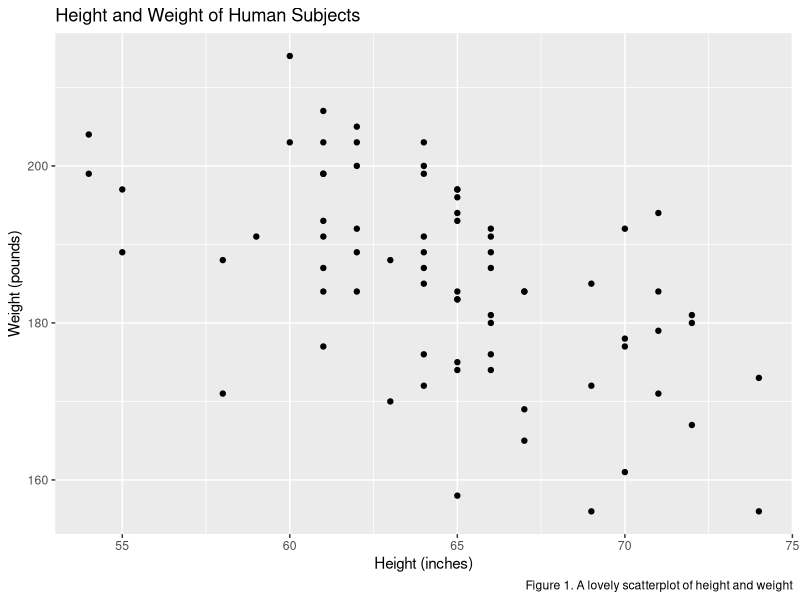
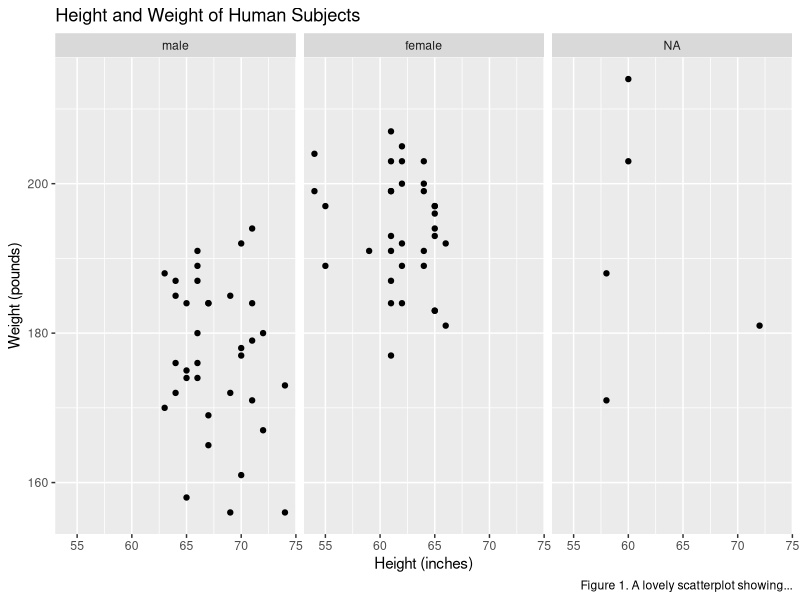
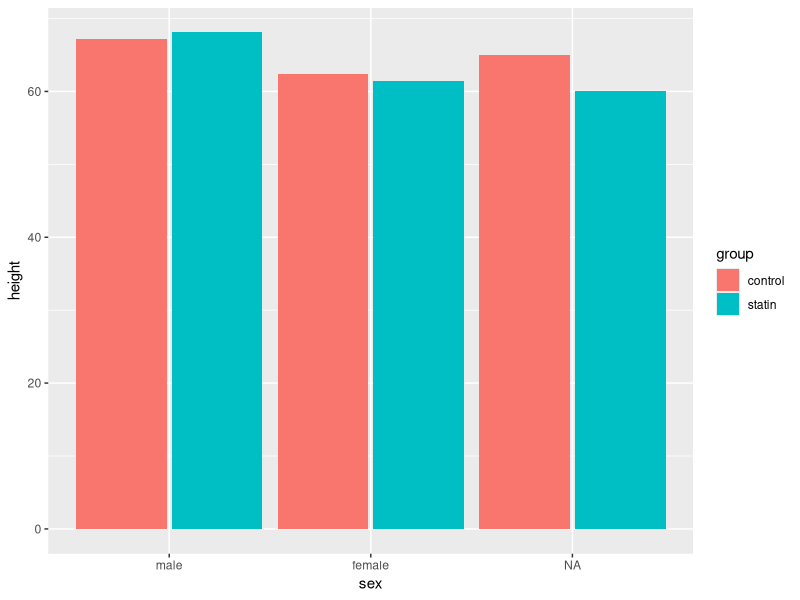
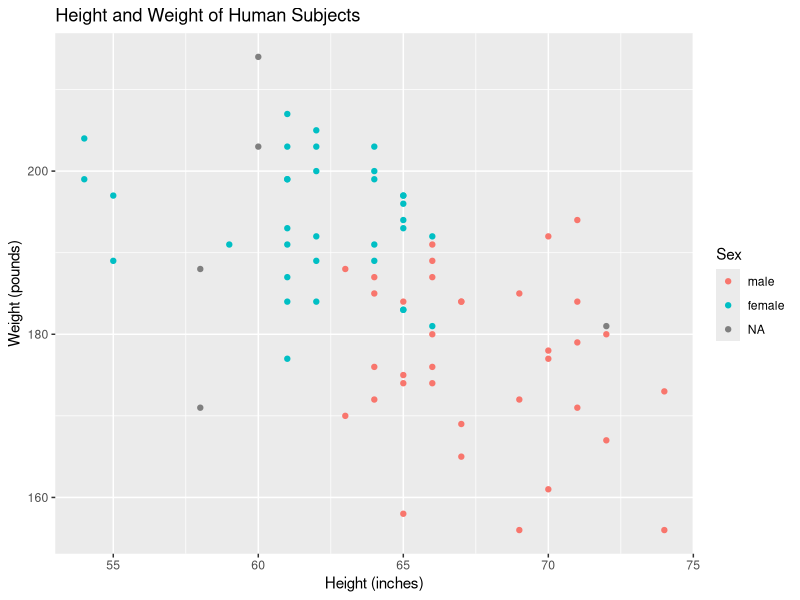
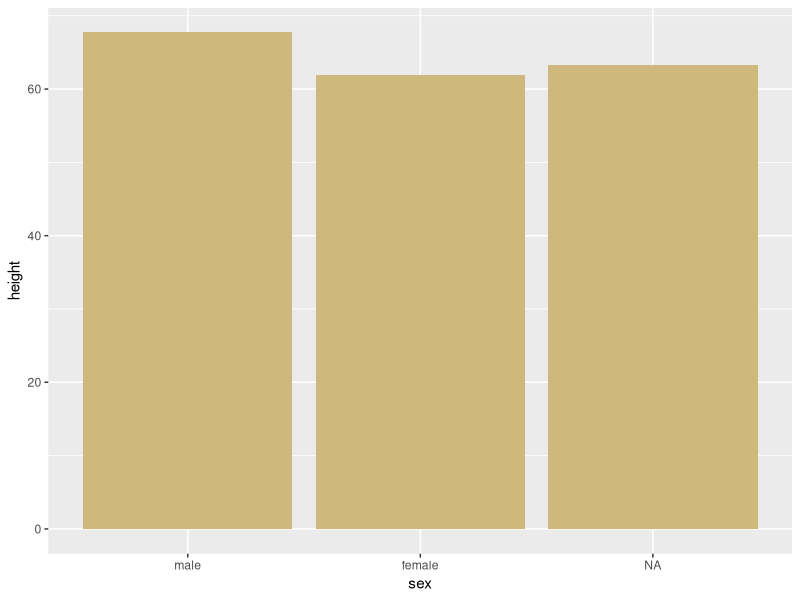
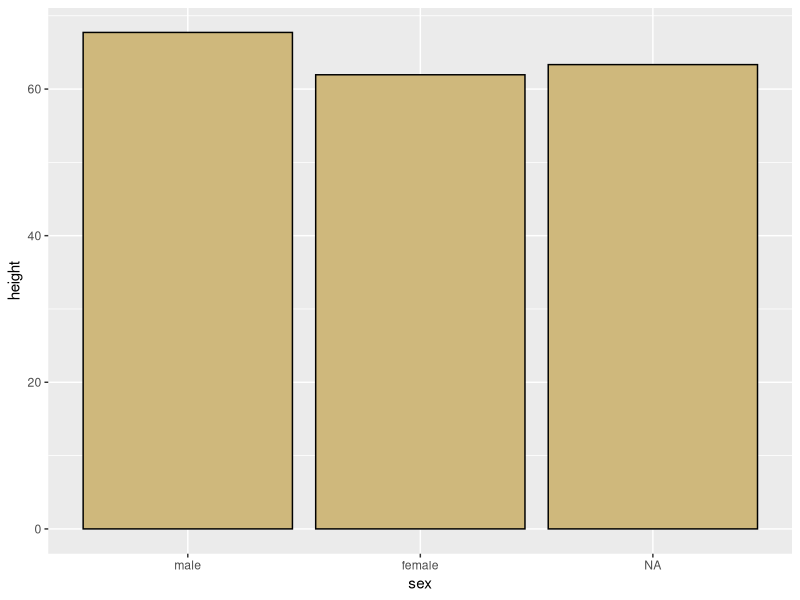
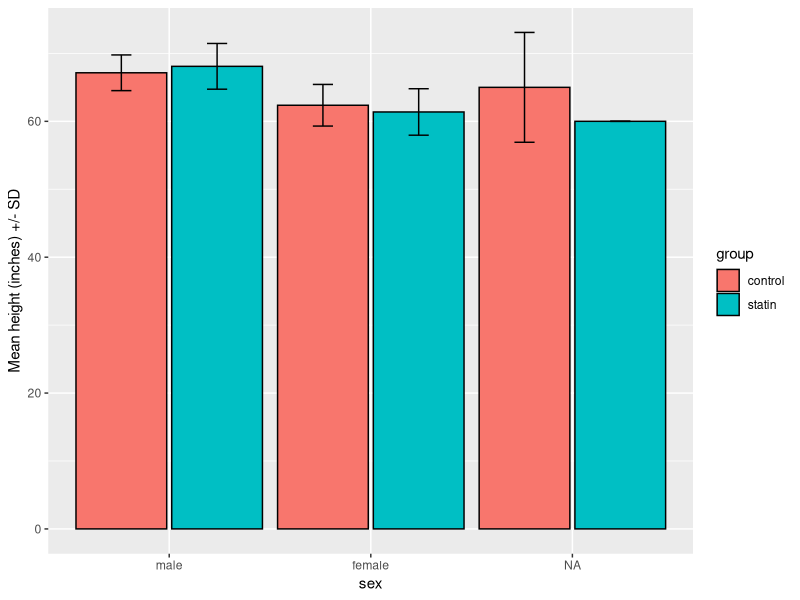
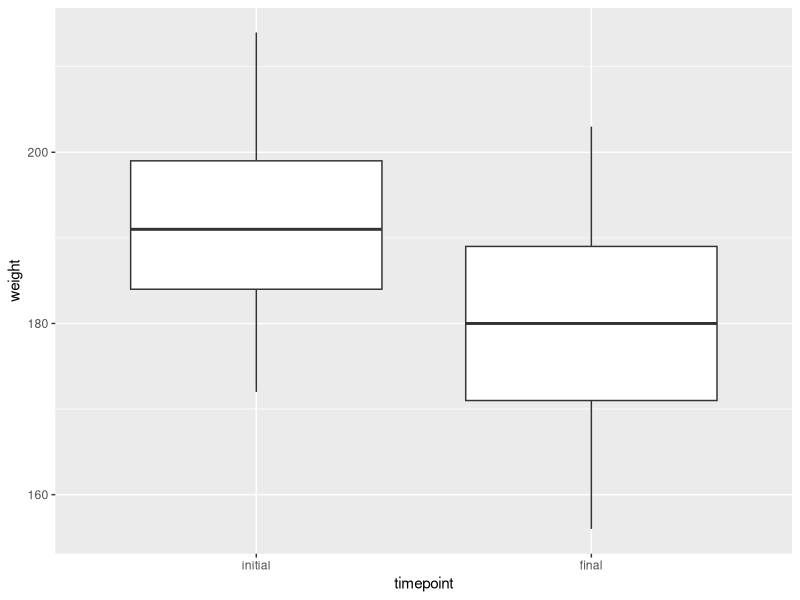

Write the R code that produced these figures, in order.
## ---- chunk 1
#| message: false
#| output: false
#| code-fold: true
library(tidyverse)
rm(list = ls())

tb_chol <- read_csv(file = "data/processed_cholesterol.csv",
                    col_types = 'fnffnffnnnnn')

tb_camp <- read_csv("data/CAMP_3280.csv") %>%
    
    mutate(ETHNIC = fct_recode(ETHNIC,
                               "black" = "b",
                               "white" = "w",
                               "hipanic/latino" = "h",
                               "other" = "o"),
           GENDER = as.factor(GENDER),
           GENDER = fct_recode(GENDER, "female" = "0", "male" = "1"))
## ---- chunk 2
tb_chol %>% 
    
    ggplot(aes(height, weight)) +
    
    geom_point() +
    
    labs(x="Height (inches)", 
         y="Weight (pounds)",
         title = "Height and Weight of Human Subjects",
         caption = "Figure 1. A lovely scatterplot of height and weight")
## ---- chunk 3
tb_chol %>% 
    
    ggplot(aes(height, weight)) +
    
    geom_point() +
    
    labs(x="Height (inches)", 
         y="Weight (pounds)",
         title = "Height and Weight of Human Subjects",
         caption = "Figure 1. A lovely scatterplot showing...") +
    
    facet_wrap(~sex)
## ---- chunk 4
tb_chol %>%
    
    ggplot(mapping = aes(x=sex, y=height, fill=group)) + 
    
    geom_bar(stat="summary",
             fun = mean,
             position = position_dodge(.95)) 
## ---- chunk 5
tb_chol %>%
    ggplot(mapping = aes(x=height, y=weight, color = sex)) + 
    geom_point() +
    labs(x="Height (inches)", 
         y="Weight (pounds)",
         title = "Height and Weight of Human Subjects",
         color = "Sex")
## ---- chunk 6
tb_chol %>%
    ggplot(mapping = aes(x=sex, y=height)) + 
    
    geom_bar(stat="summary",
             fun = mean,
             position = position_dodge(.95),
             fill='#CFB87C')
## ---- chunk 7
tb_chol %>%
    ggplot(mapping = aes(x=sex, y=height)) + 
    
    geom_bar(stat="summary",
             fun = mean,
             position = position_dodge(.95),
             fill='#CFB87C',
             color='black')
## ---- chunk 8
tb_chol %>%
    ggplot(mapping = aes(x=sex, y=height, fill=group)) + 
    
    geom_bar(stat="summary",
             fun = mean, # bar height equals mean(height)
             position = position_dodge(.95), # side-by-side bars
             color='black') + 
    
    geom_errorbar(stat = "summary",
                  fun = mean,
                  fun.max = function(X) mean(X) + sd(X),
                  fun.min = function(X) mean(X) - sd(X),
                  position = position_dodge(.95), width=0.2) +
    
    labs(x = "sex", y = 'Mean height (inches) +/- SD')
## ---- chunk 9
tb_chol %>%
    mutate(timepoint = ordered(timepoint, 
                               levels = c("initial", "final"))) %>%
    
    ggplot(mapping = aes(x=timepoint, y=weight)) +
    
    geom_boxplot() 
## ---- chunk 10
tb_chol %>%
    
    ggplot(mapping = aes(x=sex, y=height, fill=group)) + 
    
    geom_pointrange(stat = "summary",
                    fun = mean, 
                    fun.min = function(X) mean(X) - sd(X),
                    fun.max = function(X) mean(X) + sd(X),
                    shape = 22,
                    position = position_dodge(.95)) +
    
    labs(x = "sex", 
         y = 'Mean height (inches) +/- SD',
         fill = "Experimental Group") +
    

    scale_fill_manual(values = c('white', 'steelblue1'), 
                      labels = c("control", "statin"))
## ---- chunk 11
tb_camp %>%
    
  ggplot() +
    
  geom_bar(mapping = aes(x=ETHNIC, fill = GENDER),
           position = position_dodge(.95),
           color = 'black') +
    
  scale_fill_manual(name = "Sex",
                    values = c("white", "steelblue1"),
                    labels = c("male", "female")) +
    
  labs(x = "Ethnicity",
       y = "Participants") +
    
  theme_classic() +
    
  theme(legend.position = c(.45,.65))
## ---- chunk 12
tb_camp %>%
    
    filter(!is.na(hemog)) %>%
    
    ggplot(mapping = aes(x=GENDER, y=hemog)) + 
    
    geom_boxplot() 
## ---- chunk 13
tb_camp %>%
    
    filter(!is.na(hemog)) %>%
    
    ggplot(mapping = aes(x=GENDER, y=hemog)) + 
    
    geom_boxplot(outlier.shape = NA) +
    
    coord_cartesian(ylim = c(10, 18))
